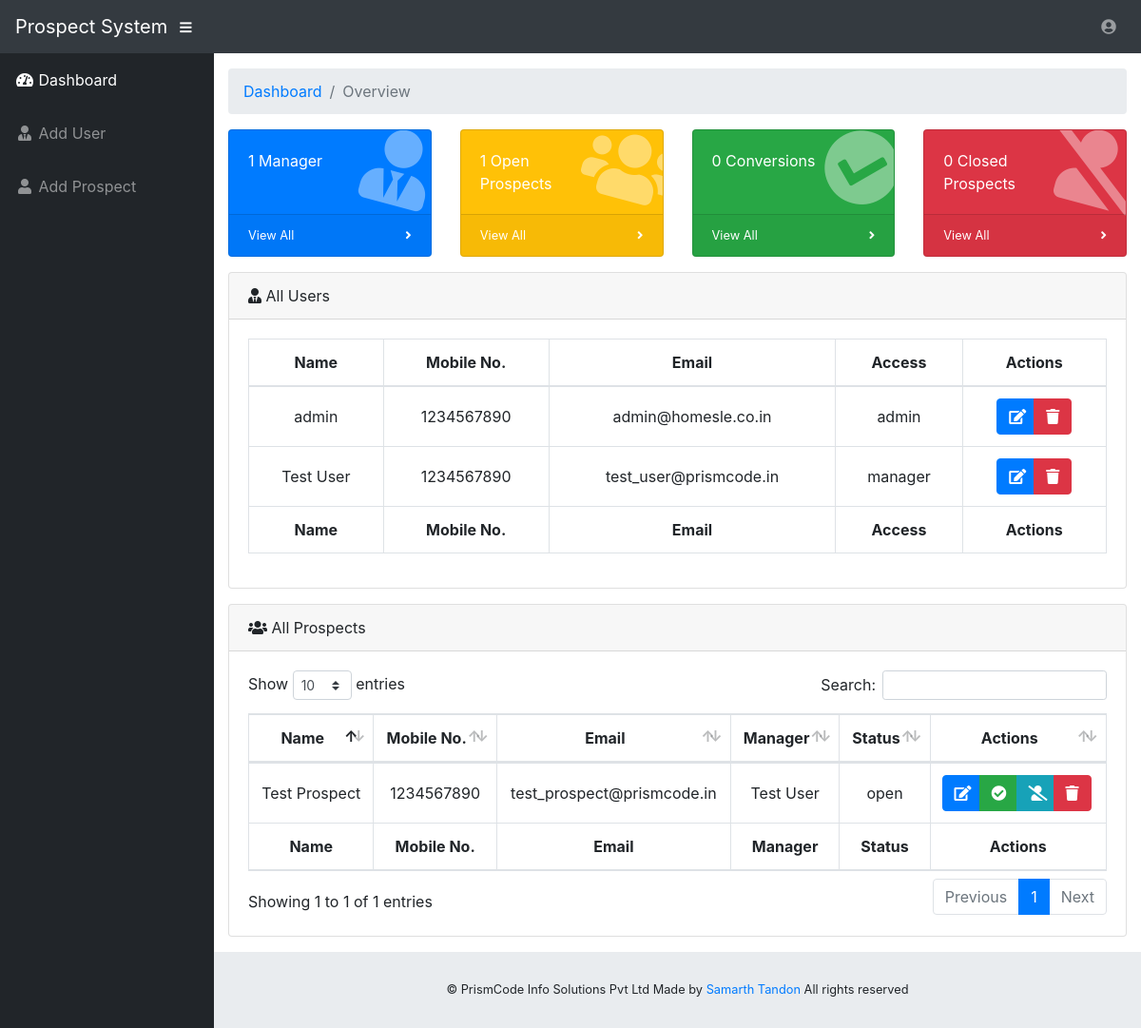
The app's page /admin/home.php (signed in) with its own data.
### tables this page shows
CREATE TABLE `users` (
  `uid` int(10) NOT NULL,
  `name` varchar(100) NOT NULL,
  `phone_no` varchar(10) NOT NULL,
  `email` varchar(100) NOT NULL,
  `username` varchar(100) NOT NULL,
  `password` varchar(100) NOT NULL,
  `access` varchar(10) NOT NULL
);

CREATE TABLE `prospects` (
  `pid` int(10) NOT NULL,
  `name` varchar(100) NOT NULL,
  `phone` varchar(100) NOT NULL,
  `email` varchar(100) NOT NULL,
  `uid` int(10) NOT NULL,
  `status` varchar(20) NOT NULL DEFAULT 'open'
);

### admin/home.php (the view, shortened to what this page needs)
<?php
require '../connection.php';
if (isset($_SESSION['username']) && isset($_SESSION['password'])) {
  $username = $_SESSION['username'];
  $password = $_SESSION['password'];
  $sql = "SELECT * FROM `users` WHERE `username` = '$username' AND `password` = '$password' AND `access` = 'admin'";
  if ($conn->query($sql)->num_rows == 0) {
    session_destroy();
    header('Location: ../index.php');
    die();
  } else {
    $current_user = $conn->query($sql)->fetch_assoc();
  }
} else {
  session_destroy();
  header('Location: ../index.php');
  die();
}
?>
<!DOCTYPE html>
<html lang="en">
<head>
  <link href="../vendor/fontawesome-free/css/all.min.css" rel="stylesheet" type="text/css">
  <link href="../vendor/datatables/dataTables.bootstrap4.css" rel="stylesheet">
  <link href="../css/sb-admin.css" rel="stylesheet">
</head>
<body id="page-top">
  <nav class="navbar navbar-expand navbar-dark bg-dark static-top">
    <a class="navbar-brand mr-1" href="home.php">Prospect System</a>
    <button class="btn btn-link btn-sm text-white order-1 order-sm-0" id="sidebarToggle" href="#">
      <i class="fas fa-bars"></i>
    </button>
    <ul class="navbar-nav ml-auto ml-md-0">
      <li class="nav-item dropdown no-arrow">
        <a class="nav-link dropdown-toggle" href="#" id="userDropdown" role="button" data-toggle="dropdown" aria-haspopup="true" aria-expanded="false">
          <i class="fas fa-user-circle fa-fw"></i><span></span>
        </a>
      </li>
    </ul>
  </nav>
  <div id="wrapper">
    <ul class="sidebar navbar-nav">
      <li class="nav-item active">
        <a class="nav-link" href="home.php">
          <i class="fas fa-fw fa-tachometer-alt"></i>
          <span>Dashboard</span>
        </a>
      </li>
      <li class="nav-item">
        <a class="nav-link" href="add-user.php">
          <i class="fas fa-fw fa-user-tie"></i>
          <span>Add User</span>
        </a>
      </li>
      <li class="nav-item">
        <a class="nav-link" href="add-prospect.php">
          <i class="fas fa-fw fa-user"></i>
          <span>Add Prospect</span>
        </a>
      </li>
    </ul>
    <div id="content-wrapper">
      <div class="container-fluid">
        <ol class="breadcrumb">
          <li class="breadcrumb-item">
            <a href="#">Dashboard</a>
          </li>
          <li class="breadcrumb-item active">Overview</li>
        </ol>
        <?php
        $sql = "SELECT * FROM `users`";
        $result = $conn->query($sql);
        $users = array();
        $manager = $converted = $open = $closed = 0;
        while ($row = $result->fetch_assoc()) {
          if ($row['access'] == "manager") {
            $manager++;
          }
          $users[$row['uid']] = $row;
        }
        $sql = "SELECT * FROM `prospects`";
        $result = $conn->query($sql);
        $prospects = array();
        $converted = $open = $closed = 0;
        while ($row = $result->fetch_assoc()) {
          if ($row['status'] == "open") {
            $open++;
          }
          array_push($prospects, $row);
        }
        ?>
        <div class="row">
          <div class="col-xl-3 col-sm-6 mb-3">
            <div class="card text-white bg-primary o-hidden h-100">
              <div class="card-body">
                <div class="card-body-icon">
                  <i class="fas fa-fw fa-user-tie"></i>
                </div>
                <div class="mr-5"><?php echo $manager; ?> <?php if ($manager == 1) {
                                                            echo "Manager";
                                                          } else {
                                                            echo "Managers";
                                                          } ?></div>
              </div>
              <a class="card-footer text-white clearfix small z-1" href="view-users.php?u=manager">
                <span class="float-left">View All</span>
                <span class="float-right">
                  <i class="fas fa-angle-right"></i>
                </span>
              </a>
            </div>
          </div>
          <div class="col-xl-3 col-sm-6 mb-3">
            <div class="card text-white bg-warning o-hidden h-100">
              <div class="card-body">
                <div class="card-body-icon">
                  <i class="fas fa-fw fa-users"></i>
                </div>
                <div class="mr-5"><?php echo $open; ?> Open Prospects</div>
              </div>
              <a class="card-footer text-white clearfix small z-1" href="view-users.php?u=open">
                <span class="float-left">View All</span>
                <span class="float-right">
                  <i class="fas fa-angle-right"></i>
                </span>
              </a>
            </div>
          </div>
          <div class="col-xl-3 col-sm-6 mb-3">
            <div class="card text-white bg-success o-hidden h-100">
              <div class="card-body">
                <div class="card-body-icon">
                  <i class="fas fa-fw fa-check-circle"></i>
                </div>
                <div class="mr-5"><?php echo $converted; ?> Conversions</div>
              </div>
              <a class="card-footer text-white clearfix small z-1" href="view-users.php?u=converted">
                <span class="float-left">View All</span>
                <span class="float-right">
                  <i class="fas fa-angle-right"></i>
                </span>
              </a>
            </div>
          </div>
          <div class="col-xl-3 col-sm-6 mb-3">
            <div class="card text-white bg-danger o-hidden h-100">
              <div class="card-body">
                <div class="card-body-icon">
                  <i class="fas fa-fw fa-user-slash"></i>
                </div>
                <div class="mr-5"><?php echo $closed; ?> Closed Prospects</div>
              </div>
              <a class="card-footer text-white clearfix small z-1" href="view-users.php?u=closed">
                <span class="float-left">View All</span>
                <span class="float-right">
                  <i class="fas fa-angle-right"></i>
                </span>
              </a>
            </div>
          </div>
        </div>
        <div class="card mb-3">
          <div class="card-header">
            <i class="fas fa-user-tie"></i>
            All Users</div>
          <div class="card-body">
            <div class="table-responsive">
              <table class="table table-bordered text-center" cellspacing="0">
                <thead>
                  <tr>
                    <th style="vertical-align: middle;">Name</th>
                    <th style="vertical-align: middle;">Mobile No.</th>
                    <th style="vertical-align: middle;">Email</th>
                    <th style="vertical-align: middle;">Access</th>
                    <th style="vertical-align: middle;">Actions</th>
                  </tr>
                </thead>
                <tfoot>
                  <tr>
                    <th style="vertical-align: middle;">Name</th>
                    <th style="vertical-align: middle;">Mobile No.</th>
                    <th style="vertical-align: middle;">Email</th>
                    <th style="vertical-align: middle;">Access</th>
                    <th style="vertical-align: middle;">Actions</th>
                  </tr>
                </tfoot>
                <tbody>
                  <?php
                  foreach ($users as $user) {
                  ?>
                    <tr>
                      <td style="vertical-align: middle;"> <?php echo $user['name']; ?> </td>
                      <td style="vertical-align: middle;"> <?php echo $user['phone_no']; ?> </td>
                      <td style="vertical-align: middle;"> <?php echo $user['email']; ?> </td>
                      <td style="vertical-align: middle;"> <?php echo $user['access']; ?> </td>
                      <td style="vertical-align: middle;">
                        <div class="btn-group" role="group" aria-label="Basic example">
                          <button onclick="location.href='edit-user.php?i=<?php echo $user['uid']; ?>'" class="btn btn-primary" style="width: 40px;"><i class="fas fa-edit text-white"></i></button>
                          <button onclick="if(confirm('Are you sure you want to delete? This action cannot be undone.')) { location.href='delete.php?u=<?php echo $user['uid']; ?>'; }" class="btn btn-danger" style="width: 40px;"><i class="fas fa-trash text-white"></i></button>
                        </div>
                      </td>
                    </tr>
                  <?php
                  }
                  ?>
                </tbody>
              </table>
            </div>
          </div>
        </div>
        <div class="card mb-3">
          <div class="card-header">
            <i class="fas fa-users"></i>
            All Prospects</div>
          <div class="card-body">
            <div class="table-responsive">
              <table class="table table-bordered text-center" id="dataTable" cellspacing="0">
                <thead>
                  <tr>
                    <th style="vertical-align: middle;">Name</th>
                    <th style="vertical-align: middle;">Mobile No.</th>
                    <th style="vertical-align: middle;">Email</th>
                    <th style="vertical-align: middle;">Manager</th>
                    <th style="vertical-align: middle;">Status</th>
                    <th style="vertical-align: middle;">Actions</th>
                  </tr>
                </thead>
                <tfoot>
                  <tr>
                    <th style="vertical-align: middle;">Name</th>
                    <th style="vertical-align: middle;">Mobile No.</th>
                    <th style="vertical-align: middle;">Email</th>
                    <th style="vertical-align: middle;">Manager</th>
                    <th style="vertical-align: middle;">Status</th>
                    <th style="vertical-align: middle;">Actions</th>
                  </tr>
                </tfoot>
                <tbody>
                  <?php
                  foreach ($prospects as $prospect) {
                  ?>
                    <tr>
                      <td style="vertical-align: middle;"> <?php echo $prospect['name']; ?> </td>
                      <td style="vertical-align: middle;"> <?php echo $prospect['phone']; ?> </td>
                      <td style="vertical-align: middle;"> <?php echo $prospect['email']; ?> </td>
                      <td style="vertical-align: middle;"> <?php echo $users[$prospect['uid']]['name']; ?> </td>
                      <td style="vertical-align: middle;"> <?php echo $prospect['status']; ?> </td>
                      <td style="vertical-align: middle; text-align: justify;">
                        <div class="btn-group" role="group" aria-label="Basic example">
                          <button onclick="location.href='edit-prospect.php?i=<?php echo $prospect['pid']; ?>'" class="btn btn-primary" style="width: 40px;"><i class="fas fa-edit text-white"></i></button>
                          <?php
                          if ($prospect['status'] == "open") {
                          ?>
                            <button onclick="location.href='action.php?i=<?php echo $prospect['pid']; ?>&action=convert'" class="btn btn-success" style="width: 40px;"><i class="fas fa-check-circle text-white"></i></button>
                          <?php
                          }
                          ?>
                          <?php
                          if ($prospect['status'] == "open") {
                          ?>
                            <button onclick="location.href='action.php?i=<?php echo $prospect['pid']; ?>&action=close'" class="btn btn-info" style="width: 40px;"><i class="fas fa-user-slash text-white"></i></button>
                          <?php
                          }
                          ?>
                          <button onclick="if(confirm('Are you sure you want to delete? This action cannot be undone.')) { location.href='delete.php?i=<?php echo $prospect['pid']; ?>'; }" class="btn btn-danger" style="width: 40px;"><i class="fas fa-trash text-white"></i></button>
                        </div>
                      </td>
                    </tr>
                  <?php
                  }
                  ?>
                </tbody>
              </table>
            </div>
          </div>
        </div>
      </div>
      <footer class="sticky-footer">
        <div class="container my-auto">
          <div class="copyright text-center my-auto">
           <span>&copy PrismCode Info Solutions Pvt Ltd <?php date("Y") ?> Made by<a target="_blank" href="https://www.linkedin.com/in/samarth-tandon-0335b0181"> Samarth Tandon </a>  All rights reserved</span>
          </div>
        </div>
      </footer>
    </div>
  </div>
</body>
</html>

### records on screen
users: name "admin", phone_no "1234567890", email "admin@homesle.co.in", access "admin"
users: name "Test User", phone_no "1234567890", email "test_user@prismcode.in", access "manager"
prospects: name "Test Prospect", phone "1234567890", email "test_prospect@prismcode.in", uid.name "Test User", status "open"

### other values on screen
$manager "1"
$open "1"
$converted "0"
$closed "0"
